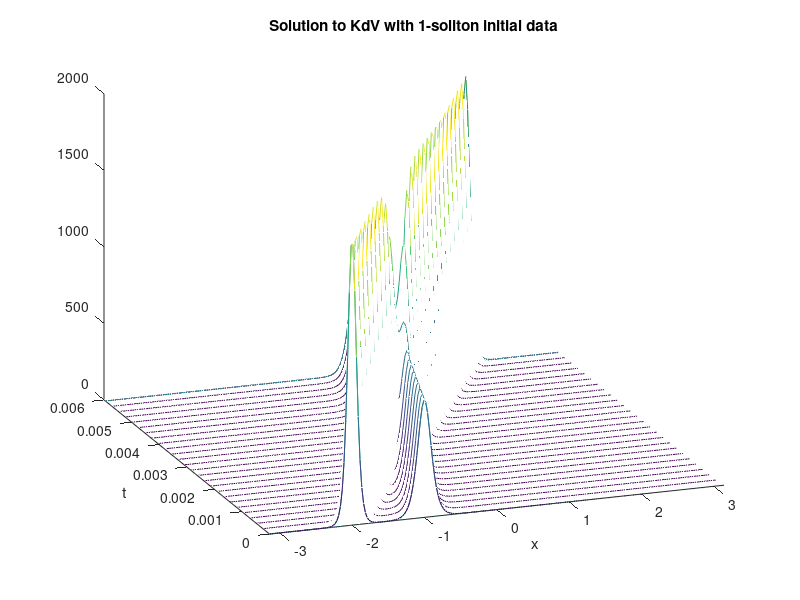

The MATLAB script that drew this image:
%RK4 with integrating factor
%set up grid and soliton initial data
clear all;
clc;
N=2^8; dt=.4/N^2; x=(2*pi/N)*(-N/2:N/2-1)';
A=25; B=16; C=36; clf,drawnow
u=3*A^2*sech(.5*(A*(x+2))).^2+3*B^2*sech(.5*(B*(x+1))).^2; %KdV with superposition of solitons
%u=3*B^2*sech(.5*(B*(x+1))).^2; %single soliton %uncomment when necessary

%fourier transform of initial conditions
w=fft(u); 
%k-vector
k=[0:N/2-1 0 -N/2+1:-1]'; 
%linear opeator
ik3=1i*k.^3;

%solve PDE and plot
tmax=0.006; 
nplt=floor((tmax/25)/dt);
nmax=round(tmax/dt);
udata=u;tdata=0;
tic

for n=1:nmax
    t=n*dt;g=-.5i*dt*k;%kdv
    E=exp(dt*ik3/2); E2=E.^2;
    a=g.*fft(real(ifft(w)).^2);
    b=g.*fft(real(ifft(E.*(w+a/2))).^2);
    c=g.*fft(real(ifft(E.*w+b/2)).^2);
    d=g.*fft(real(ifft(E2.*w+E.*c)).^2);
    w=E2.*w+(E2.*a+2*E.*(b+c)+d)/6;
     if mod(n,nplt)==0
          u=real(ifft(w));
          udata=[udata u]; tdata=[tdata t];
     end
end

toc %print elapsed time
nmax %print # of steps involved
waterfall(x,tdata,udata'), view(-20, 25),rotate3d on
xlabel x, ylabel t, axis([-pi pi 0 tmax 0 2000]), grid off
title('Solution to KdV with 1-soliton initial data')